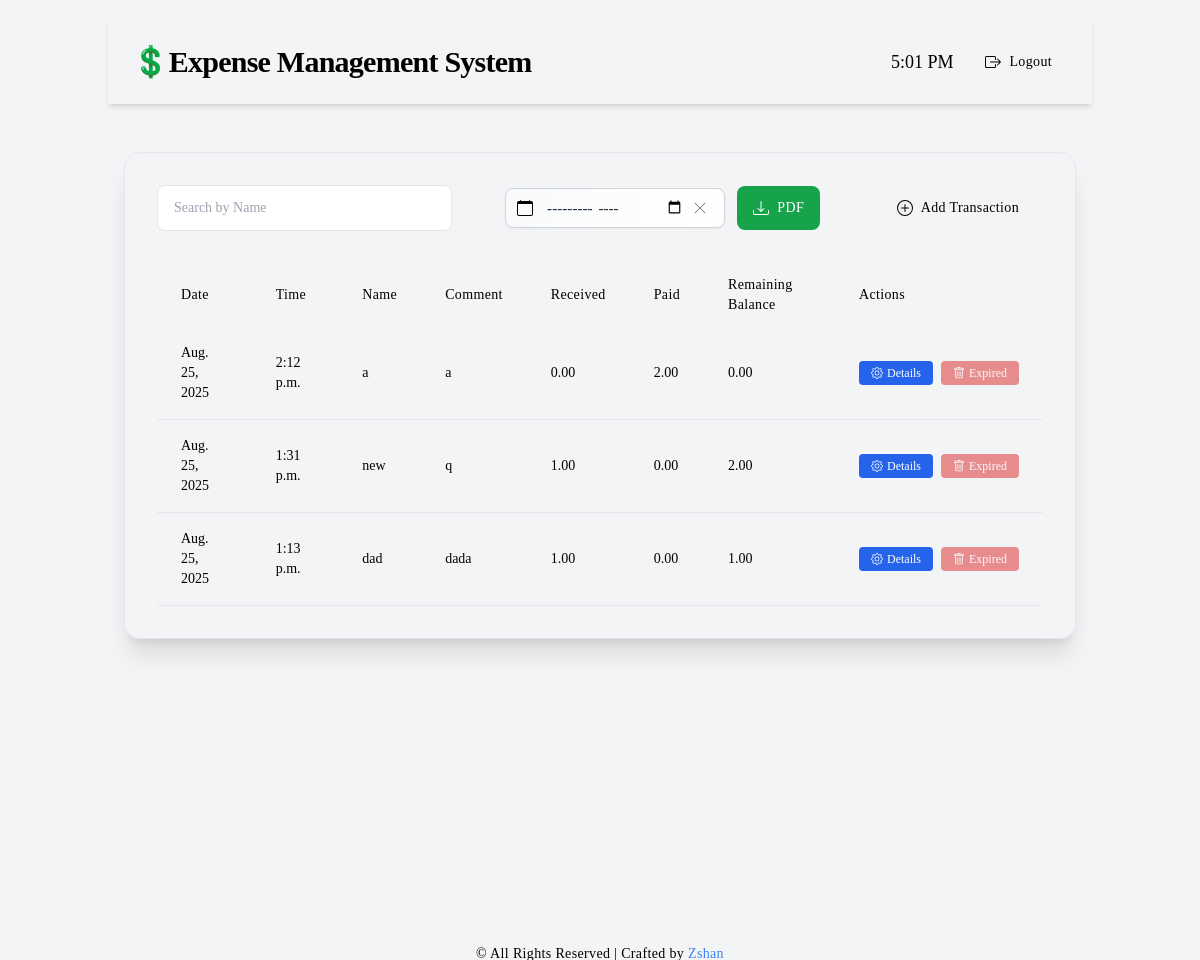
The app's page /dashboard/ (signed in) with its own data.
### transactions/models.py (models this page shows, shortened)
class Transaction(models.Model):
    name = models.CharField(max_length=100)
    comment = models.TextField(blank=True, null=True)
    amount_received = models.DecimalField(max_digits=10, decimal_places=2, default=0.00, null=True, blank=True)
    amount_paid = models.DecimalField(max_digits=10, decimal_places=2, default=0.00, null=True, blank=True)
    remaining_balance = models.DecimalField(max_digits=10, decimal_places=2, default=0.00)
    date = models.DateField()
    time = models.TimeField()
    created_at = models.DateTimeField(auto_now_add=True)
    class Meta:
        ordering = ['-id']  # Show newest first

### transactions/views.py (the view)
# urls.py: path('dashboard/', views.dashboard, name="dashboard"),
@login_required
def dashboard(request):
    if request.method == "POST":
        form = TransactionForm(request.POST)
        if form.is_valid():
            transaction = form.save(commit=False)
            pk_tz = pytz.timezone("Asia/Karachi")
            now = timezone.now().astimezone(pk_tz)
            transaction.date = now.date()
            transaction.time = now.time()
            last_transaction = Transaction.objects.all().order_by('-id').first()
            if last_transaction:
                previous_balance = last_transaction.remaining_balance
            else:
                previous_balance = Decimal('0.00')
            received = transaction.amount_received if transaction.amount_received is not None else Decimal('0.00')
            paid = transaction.amount_paid if transaction.amount_paid is not None else Decimal('0.00')
            new_balance = previous_balance + received - paid
            transaction.remaining_balance = new_balance
            transaction.save()
            return redirect("dashboard")
    else:
        form = TransactionForm()
    transactions = Transaction.objects.all().order_by('-id')
    dates = Transaction.objects.values_list('date', flat=True).distinct()
    months = []
    years = []
    for date in dates:
        if date:
            month = date.strftime('%m')
            year = date.strftime('%Y')
            if month not in months:
                months.append(month)
            if year not in years:
                years.append(year)
    months = sorted(months)
    years = sorted(years, reverse=True)
    return render(request, "dashboard.html", {
        "form": form,
        "transactions": transactions,
        "months": months,
        "years": years
    })

### transactions/templates/dashboard.html (shortened to what this page needs)
{% extends 'base.html' %}
{% load static %}
{% block content %}
<div class="flex flex-col min-h-screen bg-ivory-50 antialiased font-serif">
    <header class="bg-navy-900 text-ivory-100 p-6 shadow-md flex justify-between items-center">
        <h1 class="text-3xl font-semibold tracking-tight">💲Expense Management System</h1>
        <div class="flex items-center space-x-4">
            <div id="clock" class="text-lg font-medium"></div>
            <a href="{% url 'logout' %}" class="bg-navy-800 text-ivory-100 px-4 py-2 rounded-lg hover:bg-navy-700 transition duration-200 font-medium tracking-wide text-sm flex items-center">
                Logout
            </a>
        </div>
    </header>
    <main class="flex-grow container mx-auto px-4 py-12">
        <div class="bg-ivory-100 border border-navy-200 rounded-2xl shadow-xl p-8">
            <div class="flex flex-col md:flex-row justify-between items-center mb-8 space-y-4 md:space-y-0 md:space-x-4">
                <input type="text" id="search-name" placeholder="Search by Name" class="w-full md:w-1/3 px-4 py-3 bg-ivory-50 border border-navy-300 rounded-lg focus:outline-none focus:ring-2 focus:ring-gold-500 transition duration-200 placeholder:text-navy-400 text-sm">
                <div class="flex items-center space-x-3">
<div class="relative">
    <input type="month" id="filter-calendar" class="w-full pl-10 pr-10 py-3 bg-ivory-50 border border-navy-300 rounded-lg shadow-sm focus:outline-none focus:ring-2 focus:ring-gold-500 focus:border-gold-500 transition duration-200 text-sm text-navy-700 placeholder:text-navy-400 min-w-[180px] appearance-none cursor-pointer" placeholder="Select Month">
    <button
        id="clear-calendar"
        class="absolute right-3 top-1/2 transform -translate-y-1/2 text-navy-400 hover:text-navy-600 transition-colors duration-200 focus:outline-none"
        title="Clear filter"
    >
        <svg width="14" height="14" fill="currentColor" viewBox="0 0 16 16">
            <path d="M2.146 2.854a.5.5 0 1 1 .708-.708L8 7.293l5.146-5.147a.5.5 0 0 1 .708.708L8.707 8l5.147 5.146a.5.5 0 0 1-.708.708L8 8.707l-5.146 5.147a.5.5 0 0 1-.708-.708L7.293 8 2.146 2.854Z"/>
        </svg>
    </button>
</div>
                    <button id="download-pdf-btn" class="bg-green-600 text-white px-4 py-3 rounded-lg hover:bg-green-700 focus:outline-none focus:ring-2 focus:ring-green-500 transition duration-200 font-medium tracking-wide text-sm flex items-center">
                        PDF
                    </button>
                </div>
                <button id="add-transaction-btn" class="bg-navy-900 text-ivory-100 px-6 py-3 rounded-lg hover:bg-navy-800 focus:outline-none focus:ring-2 focus:ring-gold-500 transition duration-200 font-medium tracking-wide text-sm flex items-center">
                    <svg width="16" height="16" fill="currentColor" viewBox="0 0 16 16" class="mr-2">
                        <path d="M8 15A7 7 0 1 1 8 1a7 7 0 0 1 0 14zm0 1A8 8 0 1 0 8 0a8 8 0 0 0 0 16z"/>
                        <path d="M8 4a.5.5 0 0 1 .5.5v3h3a.5.5 0 0 1 0 1h-3v3a.5.5 0 0 1-1 0v-3h-3a.5.5 0 0 1 0-1h3v-3A.5.5 0 0 1 8 4z"/>
                    </svg>
                    Add Transaction
                </button>
            </div>
            <div class="overflow-x-auto">
                <table class="table-auto w-full bg-ivory-100 rounded-lg">
                    <thead>
                        <tr class="bg-navy-200 text-navy-900">
                            <th class="px-6 py-3 text-left text-sm font-medium tracking-wide">Date</th>
                            <th class="px-6 py-3 text-left text-sm font-medium tracking-wide">Time</th>
                            <th class="px-6 py-3 text-left text-sm font-medium tracking-wide">Name</th>
                            <th class="px-6 py-3 text-left text-sm font-medium tracking-wide">Comment</th>
                            <th class="px-6 py-3 text-left text-sm font-medium tracking-wide">Received</th>
                            <th class="px-6 py-3 text-left text-sm font-medium tracking-wide">Paid</th>
                            <th class="px-6 py-3 text-left text-sm font-medium tracking-wide">Remaining Balance</th>
                            <th class="px-6 py-3 text-left text-sm font-medium tracking-wide">Actions</th>
                        </tr>
                    </thead>
                    <tbody id="transactions-body">
                        {% for t in transactions %}
                        <tr class="hover:bg-navy-50 cursor-pointer transaction-row" data-details='{"id": "{{ t.id }}", "date": "{{ t.date }}", "time": "{{ t.time }}", "name": "{{ t.name }}", "comment": "{{ t.comment }}", "received": "{{ t.amount_received }}", "paid": "{{ t.amount_paid }}", "balance": "{{ t.remaining_balance }}", "created": "{{ t.created_at|date:"c" }}"}' data-created="{{ t.created_at|date:"U" }}">
                            <td class="border-b px-6 py-4 text-sm">{{ t.date }}</td>
                            <td class="border-b px-6 py-4 text-sm">{{ t.time }}</td>
                            <td class="border-b px-6 py-4 text-sm">{{ t.name }}</td>
                            <td class="border-b px-6 py-4 text-sm truncate max-w-xs">{{ t.comment|truncatewords:10 }}</td>
                            <td class="border-b px-6 py-4 text-sm">{{ t.amount_received }}</td>
                            <td class="border-b px-6 py-4 text-sm">{{ t.amount_paid }}</td>
                            <td class="border-b px-6 py-4 text-sm balance-amount">{{ t.remaining_balance }}</td>
                            <td class="border-b px-6 py-4 text-sm">
                                <div class="flex space-x-2">
                                    <button class="details-btn bg-blue-600 text-white px-3 py-1 rounded hover:bg-blue-700 transition duration-200 text-xs flex items-center" data-details='{"id": "{{ t.id }}", "date": "{{ t.date }}", "time": "{{ t.time }}", "name": "{{ t.name }}", "comment": "{{ t.comment }}", "received": "{{ t.amount_received }}", "paid": "{{ t.amount_paid }}", "balance": "{{ t.remaining_balance }}"}'>
                                        Details
                                    </button>
                                    <button class="delete-btn bg-red-600 text-white px-3 py-1 rounded hover:bg-red-700 transition duration-200 text-xs flex items-center" data-id="{{ t.id }}" data-created="{{ t.created_at|date:"U" }}">
                                        <span class="time-remaining">Del</span>
                                    </button>
                                </div>
                            </td>
                        </tr>
                        {% endfor %}
                    </tbody>
                </table>
            </div>
        </div>
    </main>
    <footer class="bg-navy-900 text-ivory-100 text-center py-4 mt-auto">
        <p class="text-sm tracking-wide">
            © All Rights Reserved | Crafted by
        <a href="https://www.instagram.com/bye_zshan?igsh=a3VxcDNpZHVjZXF5&utm_source=qr" target="_blank" class="font-medium text-blue-500 hover:underline">
            Zshan
        </a>
        </p>
    </footer>
</div>
<link rel="stylesheet" href="{% static 'css/dashboard.css' %}">
{% endblock %}

### transactions/templates/base.html (shortened to what this page needs)
<!DOCTYPE html>
<html>
<head>
  <script src="https://cdn.tailwindcss.com"></script>
</head>
<body class="bg-gray-100">
  <div class="container mx-auto p-5">
    {% block content %}{% endblock %}
  </div>
</body>
</html>

### transactions/static/css/dashboard.css (style rules this page uses)
#filter-calendar { background: linear-gradient(90deg, #f9fafb 0%, #fff 100%); padding: 0.5rem 2.5rem 0.5rem 2.5rem; width: 100%; border: 1px solid #d1d5db; border-radius: 0.5rem; box-shadow: 0 1px 2px rgba(0, 0, 0, 0.05); font-size: 0.95rem; color: #1e293b; transition: border-color 0.2s, box-shadow 0.2s; outline: none; cursor: pointer; }
#clear-calendar { position: absolute; right: 0.9rem; top: 50%; transform: translateY(-50%); padding: 0.25rem; border: none; border-radius: 50%; background: transparent; color: #6b7280; cursor: pointer; transition: color 0.2s, background 0.2s; font-size: 1rem; z-index: 1; }

### records on screen
Transaction: date "Aug. 25, 2025", time "2:12 p.m.", name "a", comment "a", amount_received "0.00", amount_paid "2.00", remaining_balance "0.00"
Transaction: date "Aug. 25, 2025", time "1:31 p.m.", name "new", comment "q", amount_received "1.00", amount_paid "0.00", remaining_balance "2.00"
Transaction: date "Aug. 25, 2025", time "1:13 p.m.", name "dad", comment "dada", amount_received "1.00", amount_paid "0.00", remaining_balance "1.00"
